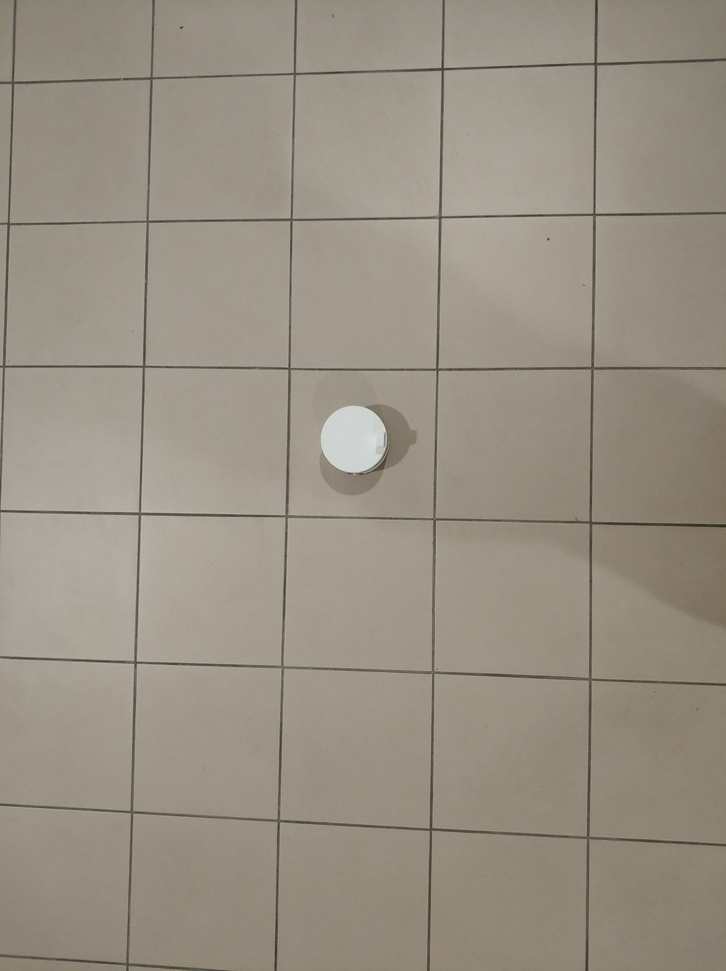
#> input picture Beyaz robot tespiti/Threshold/input/1.jpg, 726 x 971 px, shrunk from 3016 x 4032 before the run; its folder holds only this picture in this run
$ python main.py --input_folder ../input --output_folder out
#> lines starting #> are read from the running program, lines starting #| are printed output that depends on the picture; after the words box and inside, x2 and y2 are one past the last pixel; in counts of white or black regions, pixels touching at a corner belong together
import cv2
import argparse
import os

def white_balance(input_folder, output_folder,th_min,th_max):
#> called with input_folder = '../input', output_folder = 'out', th_min = 200, th_max = 255
    if not os.path.exists(output_folder):
        os.makedirs(output_folder)

    input_files = os.listdir(input_folder)
    input_files = [file for file in input_files if file.endswith('.jpg')]

    for file in input_files:
        input_path = os.path.join(input_folder, file)
        img = cv2.imread(input_path)
#> img is the input picture: shape (971, 726, 3); mean B, G, R 131.9, 144.7, 152.9
        gray = cv2.cvtColor(img, cv2.COLOR_BGR2GRAY)
        _, thresh = cv2.threshold(gray, th_min, th_max, cv2.THRESH_BINARY)
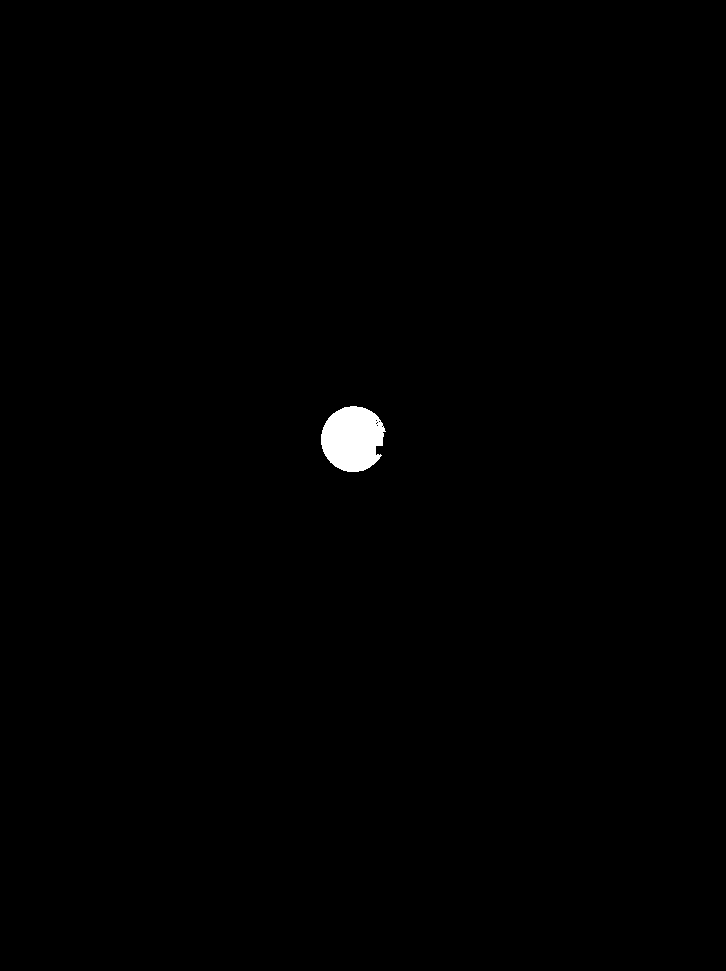
#> thresh: shape (971, 726); 0.46% white; 1 white region, box (x1, y1, x2, y2) and area: (321, 406, 386, 472) 3260
        result = cv2.bitwise_and(img, img, mask=thresh)
        output_path = os.path.join(output_folder, file)
        cv2.imwrite(output_path, result)

if __name__ == "__main__":
    parser = argparse.ArgumentParser(description='Beyaz renge göre renk eşitleme')
    parser.add_argument('-i', '--input_folder', type=str, help='Konsol1\input', required=True)
    parser.add_argument('-o', '--output_folder', type=str, help='Konsol1\output', required=True)
    parser.add_argument("thresholdMin", type=int, default = 200, nargs="?")
    parser.add_argument("thresholdMax", type=int, default = 255, nargs="?")
    args = parser.parse_args()

    input_folder = args.input_folder
    output_folder = args.output_folder
    th_min = args.thresholdMin
    th_max = args.thresholdMax

    white_balance(input_folder, output_folder, th_min,th_max)

$ run again, on Beyaz robot tespiti/Threshold/input/13.jpg
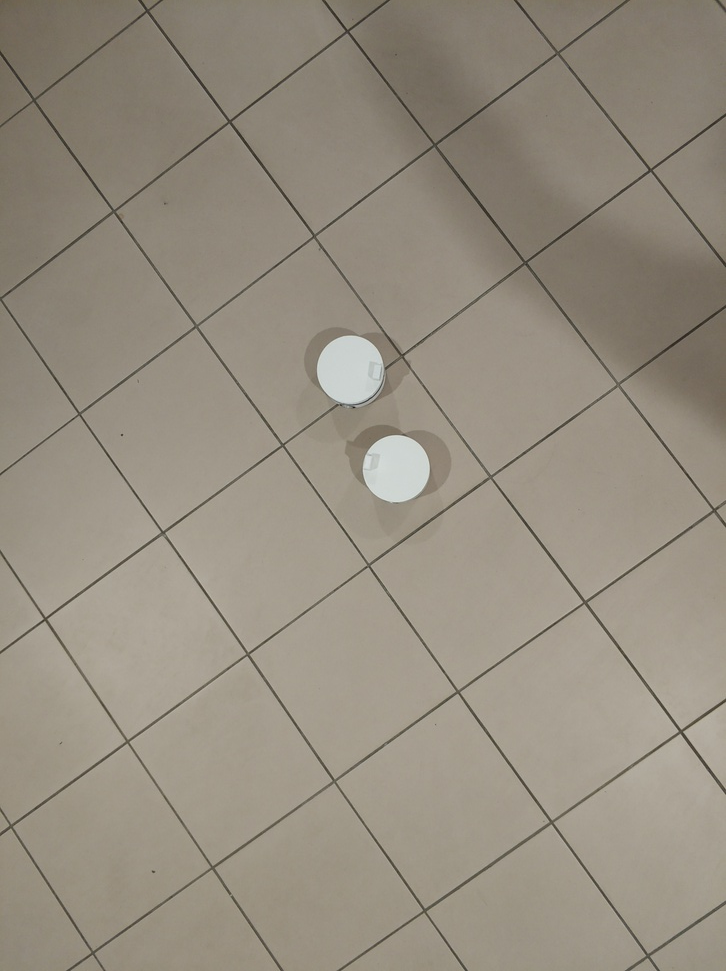
#> input picture Beyaz robot tespiti/Threshold/input/13.jpg, 726 x 971 px, shrunk from 3016 x 4032 before the run
#> in white_balance, img is the input picture: shape (971, 726, 3); mean B, G, R 127.6, 141.2, 149.2
#> in white_balance, `_, thresh = cv2.threshold(gray, th_min, th_max, cv2.THRESH_BINARY)`:
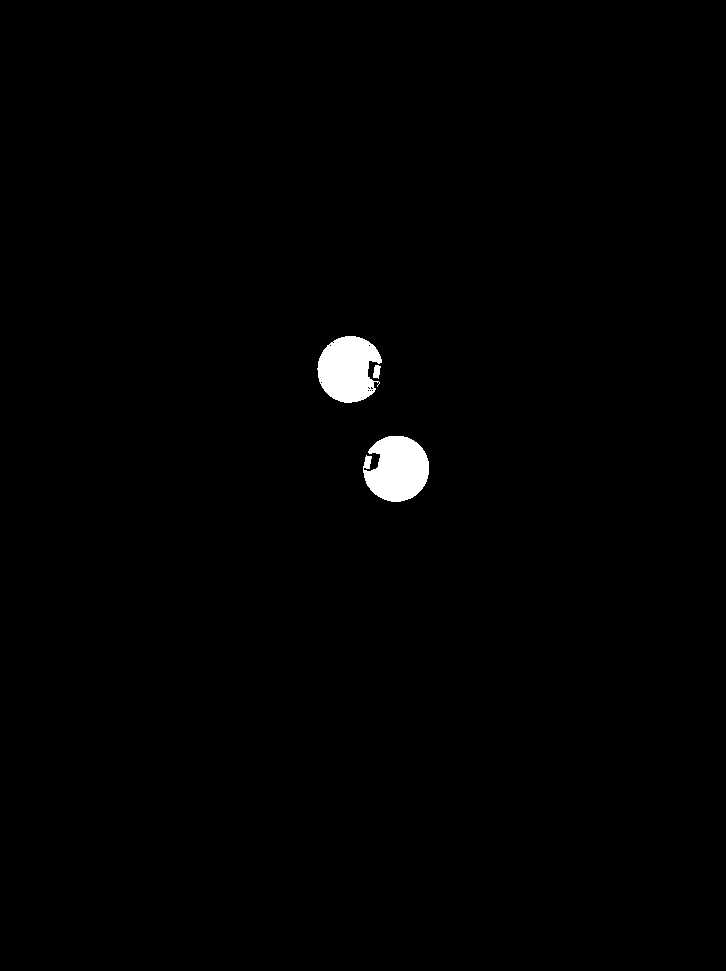
#> thresh: shape (971, 726); 0.93% white; 3 white regions, box (x1, y1, x2, y2) and area: (363, 436, 429, 502) 3294, (317, 336, 382, 403) 3157, (373, 365, 381, 379) 80

$ run again, on Beyaz robot tespiti/Threshold/input/14.jpg
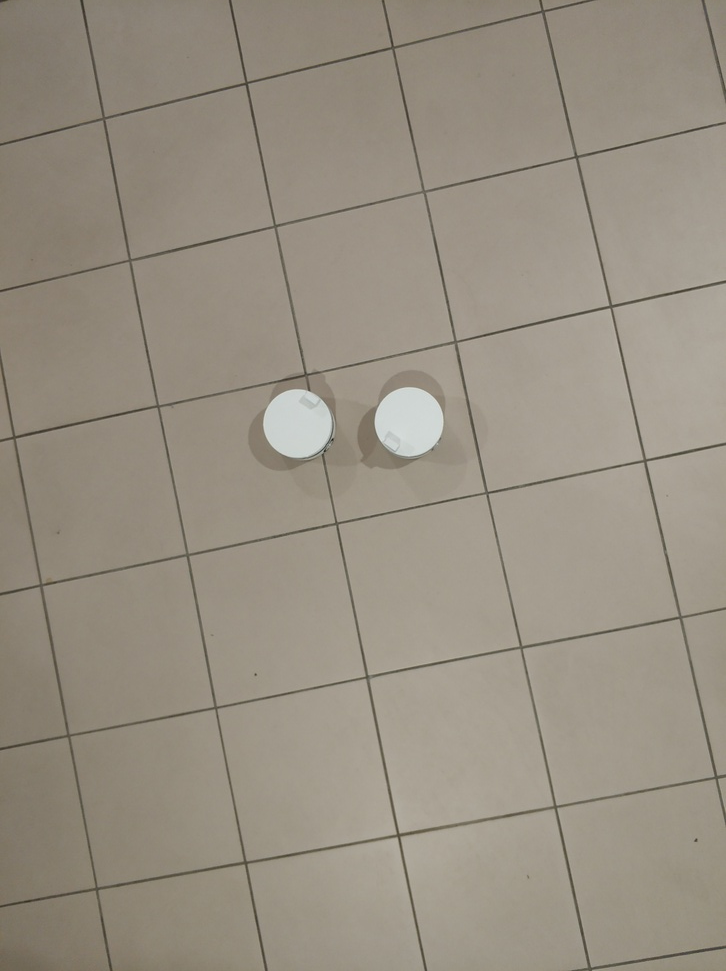
#> input picture Beyaz robot tespiti/Threshold/input/14.jpg, 726 x 971 px, shrunk from 3016 x 4032 before the run
#> in white_balance, img is the input picture: shape (971, 726, 3); mean B, G, R 130, 143.5, 151.6
#> in white_balance, `_, thresh = cv2.threshold(gray, th_min, th_max, cv2.THRESH_BINARY)`:
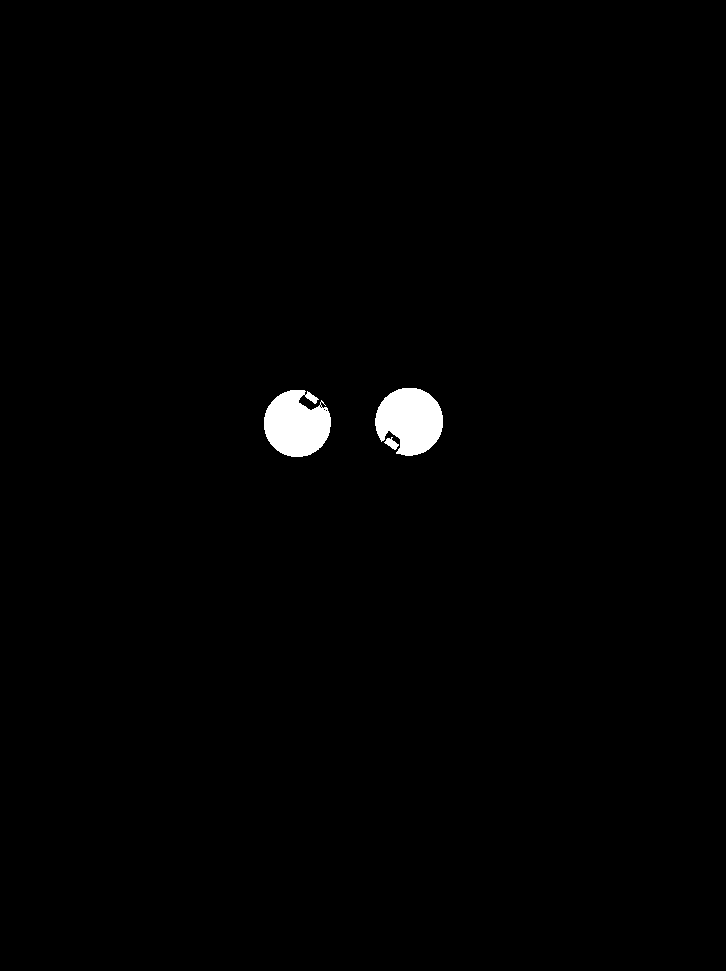
#> thresh: shape (971, 726); 0.97% white; 3 white regions, box (x1, y1, x2, y2) and area: (375, 388, 443, 456) 3394, (264, 390, 331, 457) 3356, (384, 437, 399, 450) 97

$ run again, on Beyaz robot tespiti/Threshold/input/15.jpg
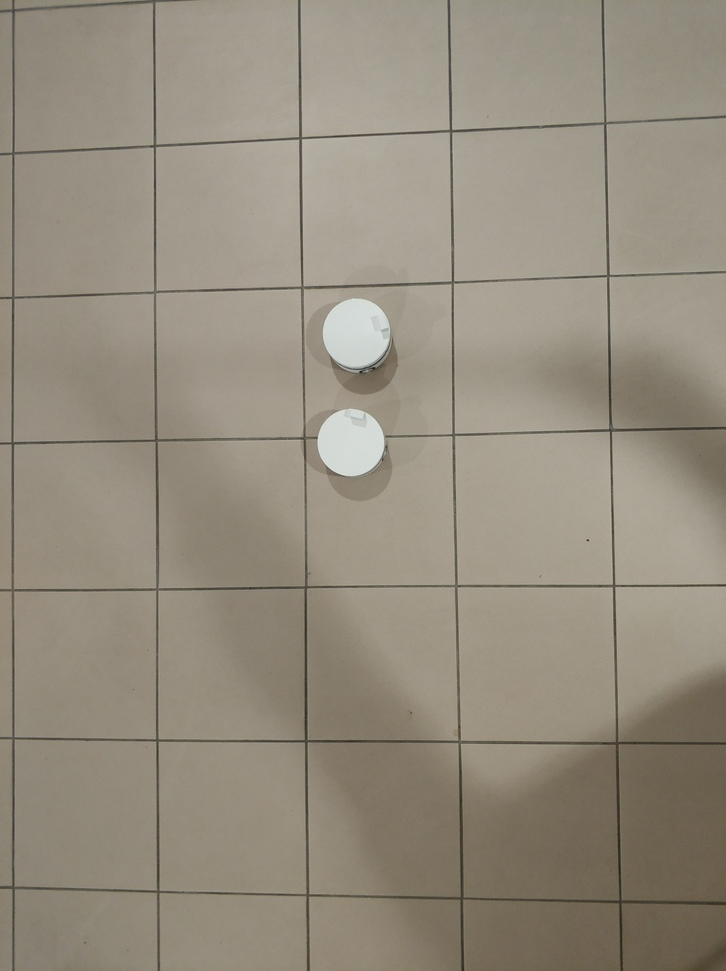
#> input picture Beyaz robot tespiti/Threshold/input/15.jpg, 726 x 971 px, shrunk from 3016 x 4032 before the run
#> in white_balance, img is the input picture: shape (971, 726, 3); mean B, G, R 126.2, 141.1, 149
#> in white_balance, `_, thresh = cv2.threshold(gray, th_min, th_max, cv2.THRESH_BINARY)`:
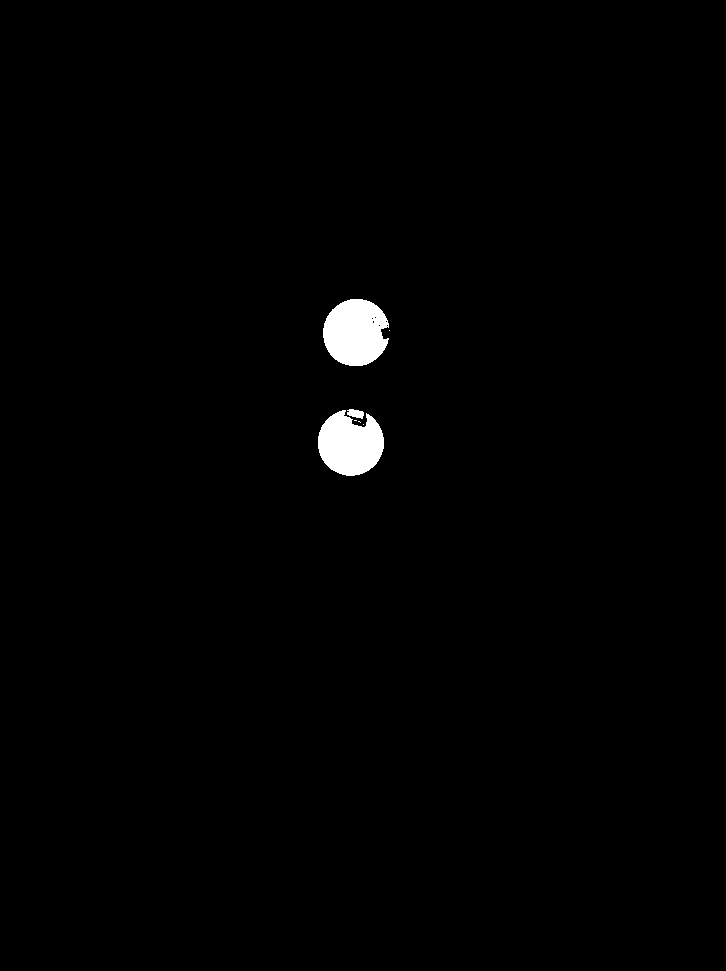
#> thresh: shape (971, 726); 0.96% white; 7 white regions (4 under 20 px), largest, box (x1, y1, x2, y2) and area: (323, 299, 389, 366) 3439, (318, 410, 384, 476) 3192, (347, 409, 364, 419) 117

$ run again, on Beyaz robot tespiti/Threshold/input/10.jpg
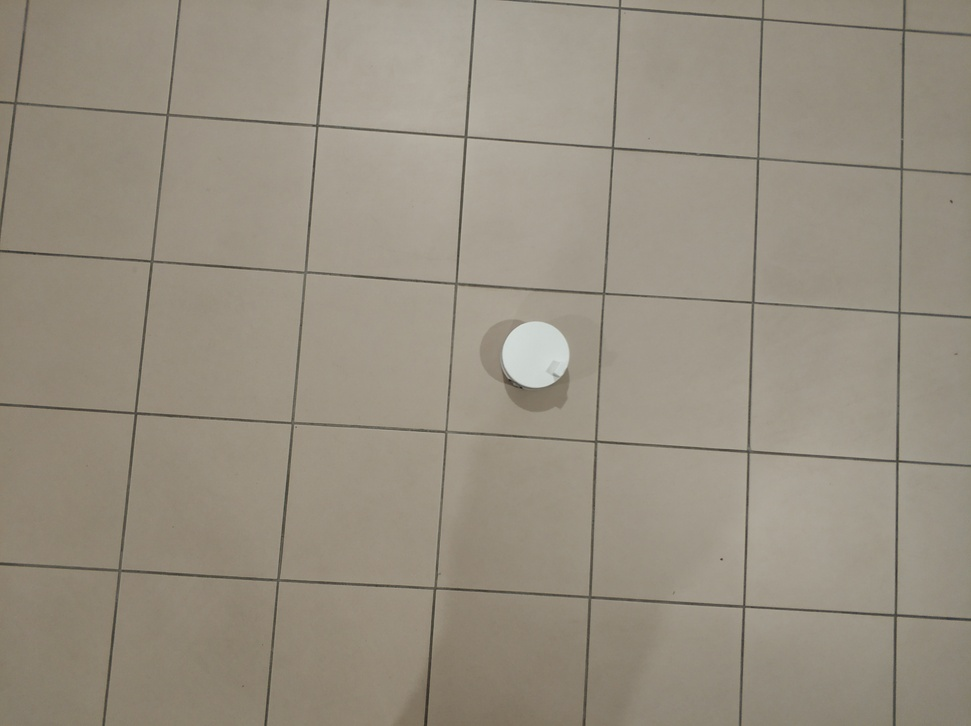
#> input picture Beyaz robot tespiti/Threshold/input/10.jpg, 971 x 726 px, shrunk from 4032 x 3016 before the run
#> in white_balance, img is the input picture: shape (726, 971, 3); mean B, G, R 129, 143.3, 151.3
#> in white_balance, `_, thresh = cv2.threshold(gray, th_min, th_max, cv2.THRESH_BINARY)`:
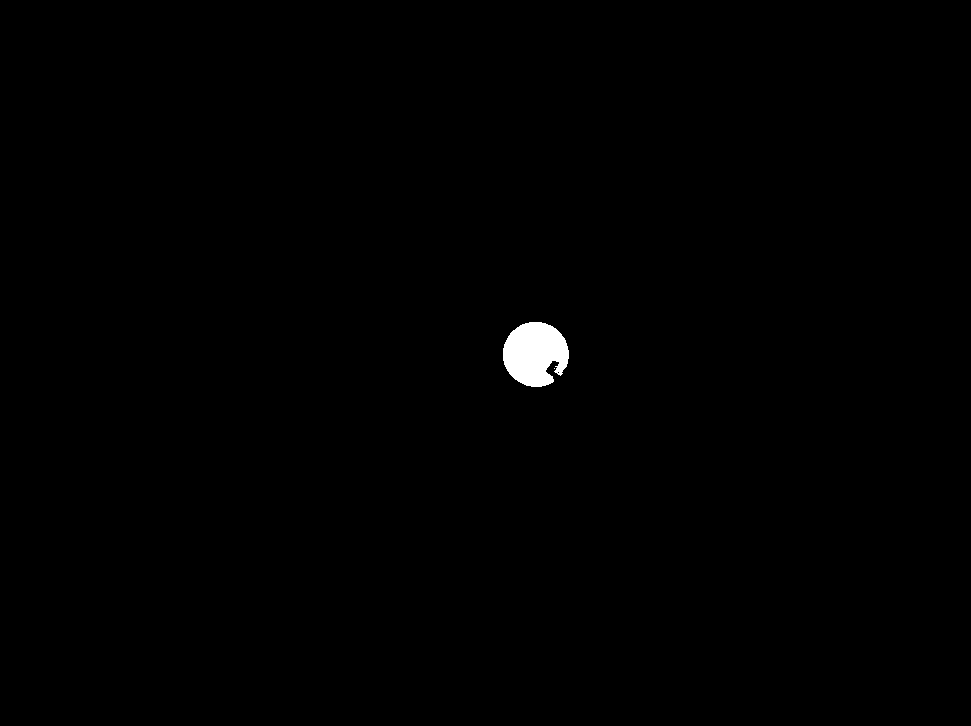
#> thresh: shape (726, 971); 0.46% white; 2 white regions (1 under 20 px), largest, box (x1, y1, x2, y2) and area: (503, 322, 569, 387) 3224
